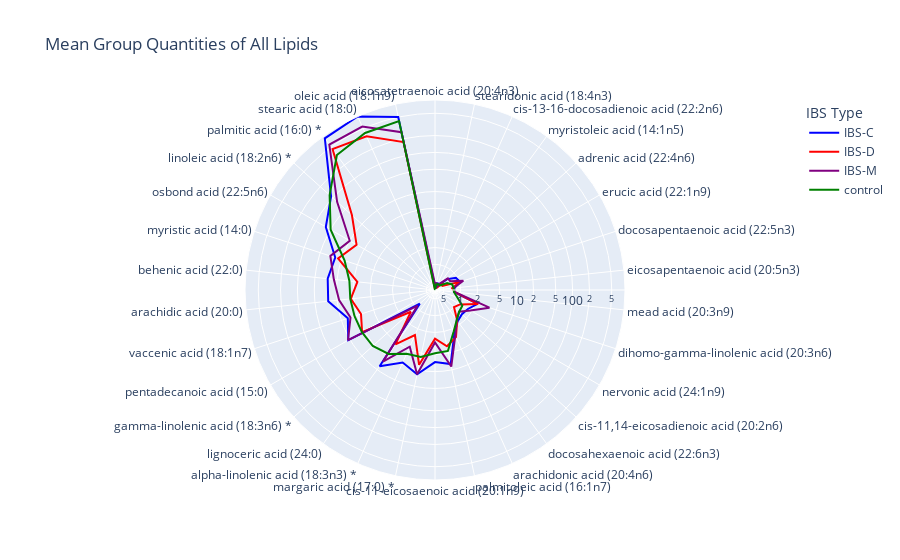

The code cell stored with this chart in its notebook:
### Code cell
fig = px.line_polar(pd.melt(all_radar_df2.T.reset_index(), id_vars="index"), 
                    r="value", 
                    theta="index", color="IBS Type",
                    color_discrete_sequence=["blue","red","purple","green"],
                    title="Mean Group Quantities of All Lipids", log_r=True,
                    line_close=True)

fig.show()
fig.write_html("Figures/Metabolome_radar_ALL_log.html")

### Figure 1 — Plotly figure (JSON) as saved in the notebook; plotly's stock layout.template omitted (floating-point values rounded to 4 significant figures)
{"data": [{"hovertemplate": "IBS Type=IBS-C<br>value=%{r}<br>index=%{theta}<extra></extra>", "legendgroup": "IBS-C", "line": {"color": "blue", "dash": "solid"}, "mode": "lines", "name": "IBS-C", "r": [0.3984, 0.4117, 0.48, 0.4451, 0.6817, 0.9441, 1.026, 0.7855, 0.7654, 2.199, 1.662, 1.547, 1.707, 2.464, 7.841, 6.761, 12.07, 9.144, 16.79, 0.81, 21.46, 15.14, 28.88, 29.5, 26.1, 62.32, 109.7, 777.3, 863.3, 502.5, 0.3984], "showlegend": true, "subplot": "polar", "theta": ["eicosatetraenoic acid (20:4n3)", "stearidonic acid (18:4n3)", "cis-13-16-docosadienoic acid (22:2n6)", "myristoleic acid (14:1n5)", "adrenic acid (22:4n6)", "erucic acid (22:1n9)", "docosapentaenoic acid (22:5n3)", "eicosapentaenoic acid (20:5n3)", "mead acid (20:3n9)", "dihomo-gamma-linolenic acid (20:3n6)", "nervonic acid (24:1n9)", "cis-11,14-eicosadienoic acid (20:2n6)", "docosahexaenoic acid (22:6n3)", "arachidonic acid (20:4n6)", "palmitoleic acid (16:1n7)", "cis-11-eicosaenoic acid (20:1n9)", "margaric acid (17:0) *", "alpha-linolenic acid (18:3n3) *", "lignoceric acid (24:0)", "gamma-linolenic acid (18:3n6) *", "pentadecanoic acid (15:0)", "vaccenic acid (18:1n7)", "arachidic acid (20:0)", "behenic acid (22:0)", "myristic acid (14:0)", "osbond acid (22:5n6)", "linoleic acid (18:2n6) *", "palmitic acid (16:0) *", "stearic acid (18:0)", "oleic acid (18:1n9)", "eicosatetraenoic acid (20:4n3)"], "type": "scatterpolar"}, {"hovertemplate": "IBS Type=IBS-D<br>value=%{r}<br>index=%{theta}<extra></extra>", "legendgroup": "IBS-D", "line": {"color": "red", "dash": "solid"}, "mode": "lines", "name": "IBS-D", "r": [0.365, 0.4204, 0.4388, 0.38, 0.5465, 0.4815, 1.026, 0.7081, 0.8, 2.264, 1.143, 1.001, 1.648, 2.909, 3.725, 2.58, 8.108, 2.652, 5.556, 1.327, 11.12, 8.563, 11.34, 8.649, 23.06, 14.47, 34.57, 452.2, 354.1, 175.6, 0.365], "showlegend": true, "subplot": "polar", "theta": ["eicosatetraenoic acid (20:4n3)", "stearidonic acid (18:4n3)", "cis-13-16-docosadienoic acid (22:2n6)", "myristoleic acid (14:1n5)", "adrenic acid (22:4n6)", "erucic acid (22:1n9)", "docosapentaenoic acid (22:5n3)", "eicosapentaenoic acid (20:5n3)", "mead acid (20:3n9)", "dihomo-gamma-linolenic acid (20:3n6)", "nervonic acid (24:1n9)", "cis-11,14-eicosadienoic acid (20:2n6)", "docosahexaenoic acid (22:6n3)", "arachidonic acid (20:4n6)", "palmitoleic acid (16:1n7)", "cis-11-eicosaenoic acid (20:1n9)", "margaric acid (17:0) *", "alpha-linolenic acid (18:3n3) *", "lignoceric acid (24:0)", "gamma-linolenic acid (18:3n6) *", "pentadecanoic acid (15:0)", "vaccenic acid (18:1n7)", "arachidic acid (20:0)", "behenic acid (22:0)", "myristic acid (14:0)", "osbond acid (22:5n6)", "linoleic acid (18:2n6) *", "palmitic acid (16:0) *", "stearic acid (18:0)", "oleic acid (18:1n9)", "eicosatetraenoic acid (20:4n3)"], "type": "scatterpolar"}, {"hovertemplate": "IBS Type=IBS-M<br>value=%{r}<br>index=%{theta}<extra></extra>", "legendgroup": "IBS-M", "line": {"color": "purple", "dash": "solid"}, "mode": "lines", "name": "IBS-M", "r": [0.4418, 0.48, 0.3782, 0.4782, 0.7125, 0.7182, 1.189, 0.7559, 0.8, 3.677, 1.871, 1.325, 1.6, 2.715, 8.722, 3.012, 12.09, 4.482, 13.3, 0.9131, 21.72, 13.47, 18.43, 22.9, 32.21, 19.98, 78.58, 568, 547.4, 264.9, 0.4418], "showlegend": true, "subplot": "polar", "theta": ["eicosatetraenoic acid (20:4n3)", "stearidonic acid (18:4n3)", "cis-13-16-docosadienoic acid (22:2n6)", "myristoleic acid (14:1n5)", "adrenic acid (22:4n6)", "erucic acid (22:1n9)", "docosapentaenoic acid (22:5n3)", "eicosapentaenoic acid (20:5n3)", "mead acid (20:3n9)", "dihomo-gamma-linolenic acid (20:3n6)", "nervonic acid (24:1n9)", "cis-11,14-eicosadienoic acid (20:2n6)", "docosahexaenoic acid (22:6n3)", "arachidonic acid (20:4n6)", "palmitoleic acid (16:1n7)", "cis-11-eicosaenoic acid (20:1n9)", "margaric acid (17:0) *", "alpha-linolenic acid (18:3n3) *", "lignoceric acid (24:0)", "gamma-linolenic acid (18:3n6) *", "pentadecanoic acid (15:0)", "vaccenic acid (18:1n7)", "arachidic acid (20:0)", "behenic acid (22:0)", "myristic acid (14:0)", "osbond acid (22:5n6)", "linoleic acid (18:2n6) *", "palmitic acid (16:0) *", "stearic acid (18:0)", "oleic acid (18:1n9)", "eicosatetraenoic acid (20:4n3)"], "type": "scatterpolar"}, {"hovertemplate": "IBS Type=control<br>value=%{r}<br>index=%{theta}<extra></extra>", "legendgroup": "control", "line": {"color": "green", "dash": "solid"}, "mode": "lines", "name": "control", "r": [0.3492, 0.4441, 0.4572, 0.4587, 0.4628, 0.6197, 0.735, 0.7549, 0.7633, 0.9138, 1.279, 1.328, 1.6, 2.291, 4.513, 4.703, 5.862, 6.136, 8.988, 10.91, 11.21, 11.31, 11.6, 12.03, 17.39, 49.5, 119.0, 334.0, 410, 424.1, 0.3492], "showlegend": true, "subplot": "polar", "theta": ["eicosatetraenoic acid (20:4n3)", "stearidonic acid (18:4n3)", "cis-13-16-docosadienoic acid (22:2n6)", "myristoleic acid (14:1n5)", "adrenic acid (22:4n6)", "erucic acid (22:1n9)", "docosapentaenoic acid (22:5n3)", "eicosapentaenoic acid (20:5n3)", "mead acid (20:3n9)", "dihomo-gamma-linolenic acid (20:3n6)", "nervonic acid (24:1n9)", "cis-11,14-eicosadienoic acid (20:2n6)", "docosahexaenoic acid (22:6n3)", "arachidonic acid (20:4n6)", "palmitoleic acid (16:1n7)", "cis-11-eicosaenoic acid (20:1n9)", "margaric acid (17:0) *", "alpha-linolenic acid (18:3n3) *", "lignoceric acid (24:0)", "gamma-linolenic acid (18:3n6) *", "pentadecanoic acid (15:0)", "vaccenic acid (18:1n7)", "arachidic acid (20:0)", "behenic acid (22:0)", "myristic acid (14:0)", "osbond acid (22:5n6)", "linoleic acid (18:2n6) *", "palmitic acid (16:0) *", "stearic acid (18:0)", "oleic acid (18:1n9)", "eicosatetraenoic acid (20:4n3)"], "type": "scatterpolar"}], "layout": {"legend": {"title": {"text": "IBS Type"}, "tracegroupgap": 0}, "polar": {"angularaxis": {"direction": "clockwise", "rotation": 90}, "domain": {"x": [0, 1], "y": [0, 1]}, "radialaxis": {"type": "log"}}, "title": {"text": "Mean Group Quantities of All Lipids"}}}
